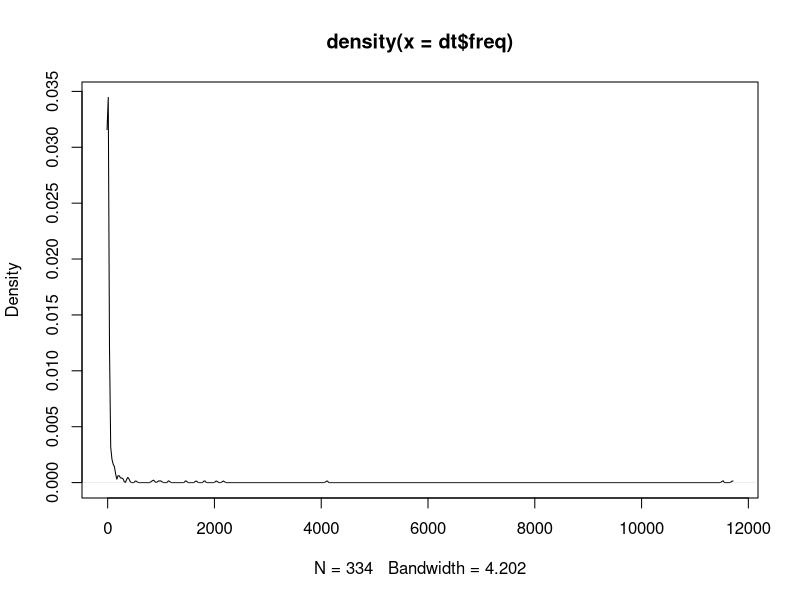

Write R code to recreate this figure.
# analyze the swbd_dysf_adjacent_pairs_count.txt results
# Yang Xu
# 10/3/2016

library(data.table)
library(ggplot2)

df = read.table(file = 'swbd_dysf_adjacent_pairs_count.txt', sep = ',', header = F)
dt = data.table(df)

colnames(dt) = c('rule', 'freq')
setkey(dt, freq)
setorder(dt, -freq)

# plot
plot(density(dt$freq))
